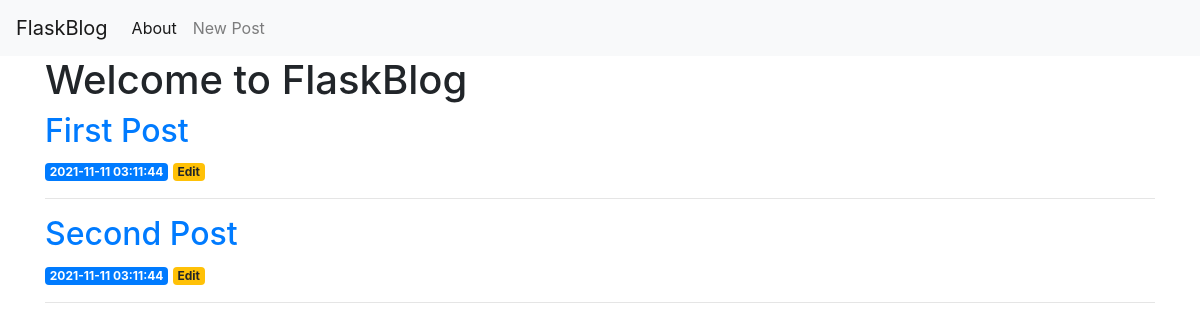
The page / on the database its author committed.
### tables this page shows
CREATE TABLE posts (
    id INTEGER PRIMARY KEY AUTOINCREMENT,
    created TIMESTAMP NOT NULL DEFAULT CURRENT_TIMESTAMP,
    title TEXT NOT NULL,
    content TEXT NOT NULL
);

### app.py (the view)
@app.route('/')
def index():
    conn = get_db_connection()
    posts = conn.execute('SELECT * FROM posts').fetchall()
    conn.close()
    return render_template('index.html', posts=posts)

### app.py (called while the page is built)
def get_db_connection():
    conn = sqlite3.connect('database.db')
    conn.row_factory = sqlite3.Row
    return conn

### templates/index.html
{% extends 'base.html' %}
{% block content %}
    <h1>{% block title %} Welcome to FlaskBlog {% endblock %}</h1>
    {% for post in posts %}
        <a href="{{ url_for('post', post_id=post['id']) }}">
            <h2>{{ post['title'] }}</h2>
        </a>
        <span class="badge badge-primary">{{ post['created'] }}</span>
        <a href="{{ url_for('edit', id=post['id']) }}">
            <span class="badge badge-warning">Edit</span>
        </a>
        <hr>
    {% endfor %}
{% endblock %}

### rows shown on the page
posts: title "First Post", created "2021-11-11 03:11:44"
posts: title "Second Post", created "2021-11-11 03:11:44"
